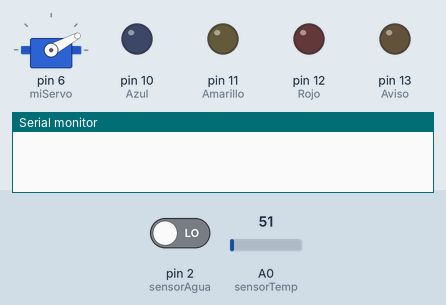
This sketch was run on a simulated Arduino Uno, built with avr-gcc and run on an emulated ATmega328P. Shown: servo, output pins drawn as LEDs (lit = HIGH), the last lines printed to the serial monitor. The inputs (shaded band) are chosen by the test bench; at power-on: pin 2 (sensorAgua) LOW, A0 (sensorTemp) = 51.

Above: at 3.1 s.
At 4.1 s:
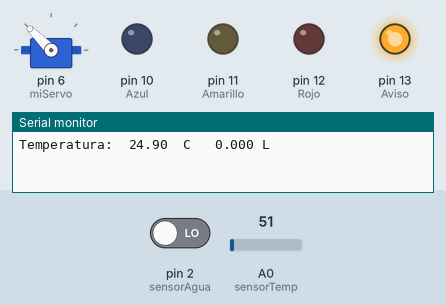
Timing chart, 0 to 5.6 s (numbered marks = the images above):
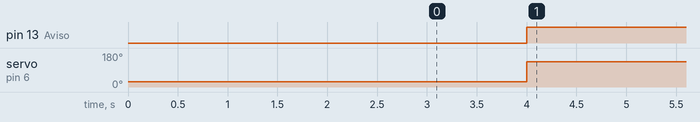

The sketch:

Proyecto.ino
```cpp
//Regadera inteligente

#include <Servo.h>
Servo miServo;
int angulo ;
int angopen = 135;
int angclose = 28;
float limitemp = 20;
int hab=0;

//Variables Globales
float temperaturaC;
volatile int NumPulsos;
float volumen=0;
long dt=0; //variación de tiempo por cada bucle
long t0=0; //millis() del bucle anterior

//Pines
int sensorAgua = 2;
int Azul = 10;
int Amarillo = 11;
int Rojo = 12;
int sensorTemp = A0;
int Aviso =13;

void setup() {
  Serial.begin(9600);
  pinMode(sensorAgua, INPUT);
  pinMode(Azul,OUTPUT);
  pinMode(Amarillo,OUTPUT);
  pinMode(Rojo,OUTPUT);
  pinMode(Aviso,OUTPUT);
  attachInterrupt(0,ContarPulsos,RISING);//(Interrupción 0(Pin2),función,Flanco de subida)
  t0=millis();
  Iniciar_servo();

}

void loop ()
{

  float factor_conversion=3.7;
  float frecuencia=ObtenerFrecuecia(); //obtenemos la frecuencia de los pulsos en Hz
  float caudal_L_m=frecuencia/factor_conversion; //calculamos el caudal en L/m
  dt=millis()-t0; //calculamos la variación de tiempo
  t0=millis();
  volumen=volumen+(caudal_L_m/60)*(dt/1000); // volumen(L)=caudal(L/s)*tiempo(s)
   int hab = 0;
 temperaturaC = analogRead(sensorTemp);
 temperaturaC = (5.0 * temperaturaC * 100.0)/1024.0;


   if ((temperaturaC >= limitemp) && (hab == 0)){
    digitalWrite(13, HIGH);
    angulo = angopen;
    miServo.write(angulo);
    delay(1000);
    hab = 1;

     if (volumen >=0.001 && volumen < .50 && caudal_L_m !=0 && temperaturaC >= (limitemp) && (hab == 0) ){
    digitalWrite(Azul,HIGH);
    digitalWrite(Rojo,LOW);
    digitalWrite(Amarillo,LOW);
    if ((temperaturaC < limitemp) && (hab == 1))
  {
    digitalWrite(13, LOW);
    angulo = angclose;
    miServo.write(angulo);
    delay(1000);
    hab = 0;
    digitalWrite(Azul,LOW);
    digitalWrite(Rojo,LOW);
    digitalWrite(Amarillo,LOW);
    volumen =0;
  }
  }

  else if (volumen >=0.5 && volumen < .80 && caudal_L_m !=0 && temperaturaC >= (limitemp) && (hab == 0)){
    digitalWrite(Azul,HIGH);
    digitalWrite(Rojo,LOW);
    digitalWrite(Amarillo,HIGH);
    if ((temperaturaC < limitemp) && (hab == 1))
  {
    digitalWrite(13, LOW);
    angulo = angclose;
    miServo.write(angulo);
    delay(1000);
    hab = 0;
    digitalWrite(Azul,LOW);
    digitalWrite(Rojo,LOW);
    digitalWrite(Amarillo,LOW);
    volumen =0;
  }
  }
  else if (volumen >= 0.80 && caudal_L_m !=0 && temperaturaC >= (limitemp) && (hab == 0)){
      digitalWrite(Azul,HIGH);
    digitalWrite(Rojo,HIGH);
    digitalWrite(Amarillo,HIGH);
    if ((temperaturaC < limitemp) && (hab == 1))
  {
    digitalWrite(13, LOW);
    angulo = angclose;
    miServo.write(angulo);
    delay(1000);
    hab = 0;
    digitalWrite(Azul,LOW);
    digitalWrite(Rojo,LOW);
    digitalWrite(Amarillo,LOW);
    volumen =0;
  }
  }

   else if  (caudal_L_m ==0 && volumen > 0.80 && temperaturaC >= (limitemp) && (hab == 0))
  {
     digitalWrite(Azul,LOW);
    digitalWrite(Rojo,LOW);
    digitalWrite(Amarillo,LOW);
    volumen =0;
    if ((temperaturaC < limitemp) && (hab == 1))
  {
    digitalWrite(13, LOW);
    angulo = angclose;
    miServo.write(angulo);
    delay(1000);
    hab = 0;
    digitalWrite(Azul,LOW);
    digitalWrite(Rojo,LOW);
    digitalWrite(Amarillo,LOW);
    volumen =0;
  }
  }
   }

  else if ((temperaturaC < limitemp) && (hab == 1))
  {
    digitalWrite(13, LOW);
    angulo = angclose;
    miServo.write(angulo);
    delay(1000);
    hab = 0;
    digitalWrite(Azul,LOW);
    digitalWrite(Rojo,LOW);
    digitalWrite(Amarillo,LOW);
    volumen =0;
  }
  Serial.print("Temperatura:  ");
  Serial.print(temperaturaC);
  Serial.print("  C   ");
   Serial.print (volumen,3);
  Serial.println (" L");
  }


////////////////////// Código que obtiene el gasto de agua//

void ContarPulsos ()
{
  NumPulsos++;  //incrementamos la variable de pulsos
}

//---Función para obtener frecuencia de los pulsos--------
int ObtenerFrecuecia()
{
  int frecuencia;
  NumPulsos = 0;   //Ponemos a 0 el número de pulsos
  interrupts();    //Habilitamos las interrupciones
  delay(1000);   //muestra de 1 segundo
  noInterrupts(); //Deshabilitamos  las interrupciones
  frecuencia=NumPulsos; //Hz(pulsos por segundo)
  return frecuencia;
}

///////////////código sistema cierra llave


void Iniciar_servo(){
  delay(3000);
  miServo.attach(6);
  miServo.write(angclose);
}
```

Measured:
- by itself, pin 13 (Aviso): LOW → HIGH at 4.0 s
- by itself, servo on pin 6 (miServo): 28° → 135° at 4.0 s
